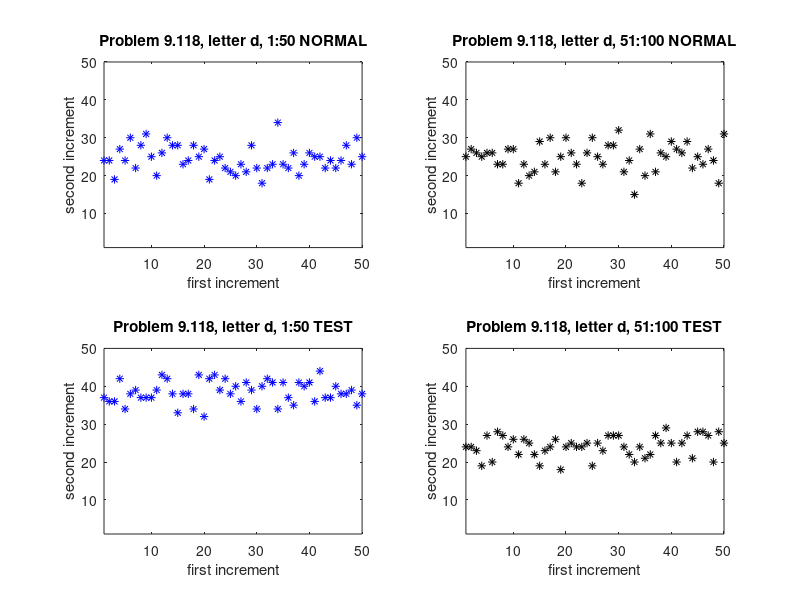

MATLAB code to generate this figure:
#Binomial count
#200 trials
#50 realizations
#2 slices (increment)
#50 trials each slices
#probability = 1/2
execution = zeros(200, 50);
execution_test = zeros(200, 50);
probability = 1/2;
probability_test = 4/5;
increments = zeros(2, 50);
increments_test = zeros(2, 50);

#realizations for
for realization_index = 1:50
  execution(1, realization_index) = binornd(1, probability);
  execution_test(1, realization_index) = binornd(1, probability_test);
  #trials for
  for trial_index = 2:200
    execution(trial_index, realization_index) = execution(trial_index-1, realization_index) + binornd(1, probability);
    if trial_index < 50
      #first increment
      #exec in high success rate
      execution_test(trial_index, realization_index) = execution_test(trial_index-1, realization_index) + binornd(1, probability_test);
    else
      #second increment
      #back to normal prob
      execution_test(trial_index, realization_index) = execution_test(trial_index-1, realization_index) + binornd(1, probability);
    end
  end
  
  #add to increments
  increments(1, realization_index)= execution(50,realization_index) - execution(1, realization_index);
  increments(2, realization_index)= execution(100, realization_index) - execution(51, realization_index);
 
  increments_test(1, realization_index)= execution_test(50,realization_index) - execution_test(1, realization_index);
  increments_test(2, realization_index)= execution_test(100, realization_index) - execution_test(51, realization_index);
  
  #figure(realization_index);
  #plot the graph
  #hold on;
  #plot(1:200,execution(:,realization_index),'--r',1:200);
  #legend('p=1/2');
  #xlabel('t')
  #ylabel('S(t) Binommial Count')
  #title('Problem 9.118, letter d, graph');
  #pause(1);
end
  #figure
  #m=mean(execution');
  #v=var(execution');
  #plot(1:200, m(1:200), '--k', 1:200, v(1:200), '--b');
  #legend('mean','variance');
  #xlabel('t')
  #ylabel('total of mean,variance')
  #title('Problem 9.118, letter d, mean and variance');
  

  subplot(2, 2, 1)
  plot(increments(1,:),'*b');
  increments(2,:),'*k'
  xlabel('first increment');
  ylabel('second increment');
  axis([1 50 1 50]);
  title('Problem 9.118, letter d, 1:50 NORMAL');
  
  subplot(2, 2, 2)
  plot(increments(2,:),'*k');
  xlabel('first increment');
  ylabel('second increment');
  axis([1 50 1 50]);
  title('Problem 9.118, letter d, 51:100 NORMAL');
  
  subplot(2, 2, 3)
  plot(increments_test(1,:),'*b');  
  xlabel('first increment');
  ylabel('second increment');
  axis([1 50 1 50]);
  title('Problem 9.118, letter d, 1:50 TEST');
  
  subplot(2, 2, 4)
  plot(increments_test(2,:),'*k');
  xlabel('first increment');
  ylabel('second increment');
  axis([1 50 1 50]);
  title('Problem 9.118, letter d, 51:100 TEST');
  